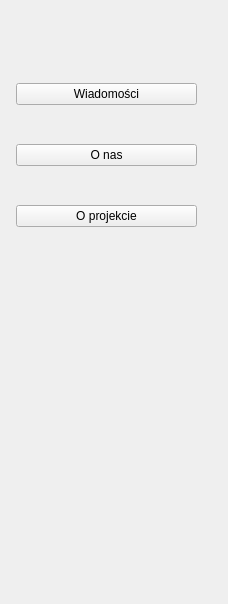
<?xml version="1.0" encoding="UTF-8"?>
<ui version="4.0">
 <class>startpanel</class>
 <widget class="QWidget" name="startpanel">
  <property name="geometry">
   <rect>
    <x>0</x>
    <y>0</y>
    <width>228</width>
    <height>604</height>
   </rect>
  </property>
  <property name="windowTitle">
   <string>Form</string>
  </property>
  <widget class="QWidget" name="">
   <property name="geometry">
    <rect>
     <x>16</x>
     <y>50</y>
     <width>181</width>
     <height>211</height>
    </rect>
   </property>
   <layout class="QVBoxLayout" name="verticalLayout">
    <item>
     <widget class="QPushButton" name="pushButton">
      <property name="text">
       <string>Wiadomości</string>
      </property>
     </widget>
    </item>
    <item>
     <widget class="QPushButton" name="pushButton_2">
      <property name="text">
       <string>O nas</string>
      </property>
     </widget>
    </item>
    <item>
     <widget class="QPushButton" name="pushButton_3">
      <property name="text">
       <string>O projekcie</string>
      </property>
     </widget>
    </item>
   </layout>
  </widget>
 </widget>
 <resources/>
 <connections/>
</ui>
